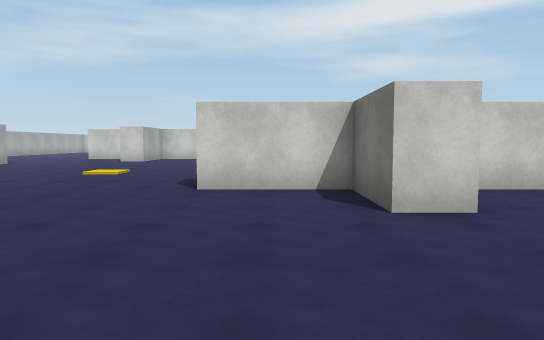
view 1 (above)

24 first-person views from a walk through a 3-D level made in the Unity game engine. The camera is 1.5 m above the floor, tilts 4° down and sees 70° across. The floor is counted in squares, 2 m on a side. Each view is taken from the middle of a square. On the plan, view 1 faces up. The plan holds only what a view shows up to about 12 squares ahead; the rest is blank. The player character is not drawn. Surface patterns are stand-ins for the level's own textures.

view 2
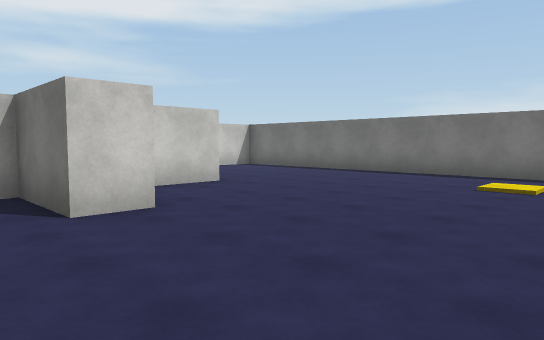

view 3
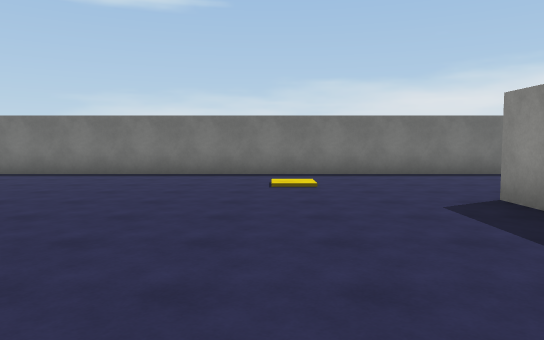

view 4
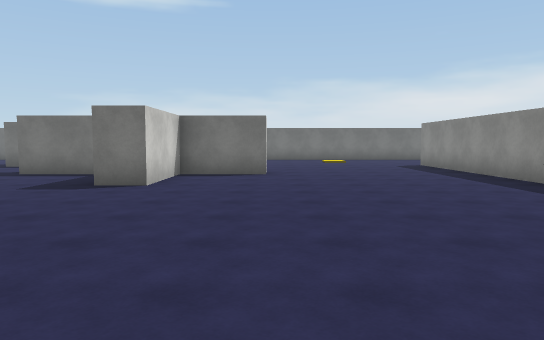

view 5
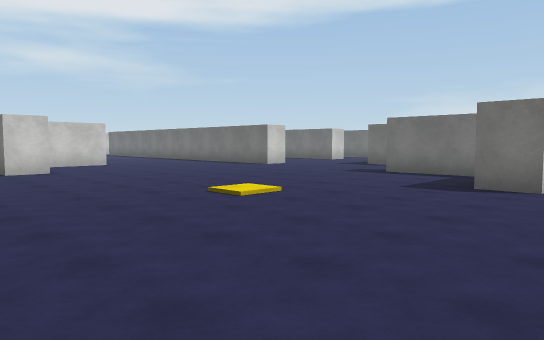

view 6
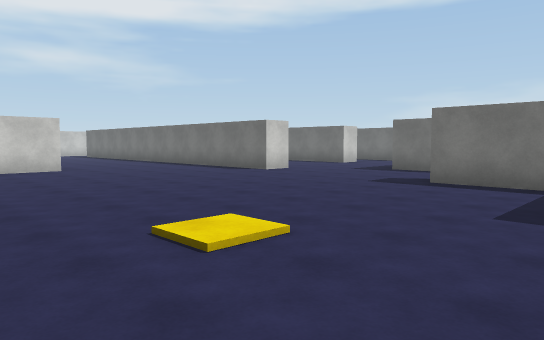

view 7
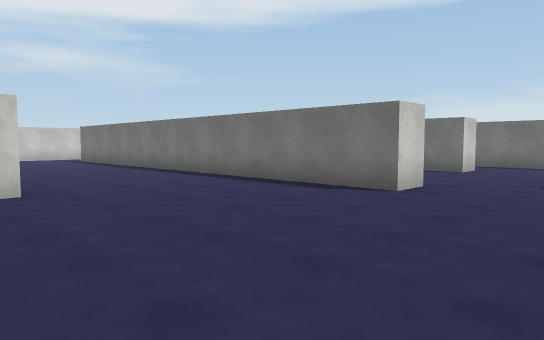

view 8
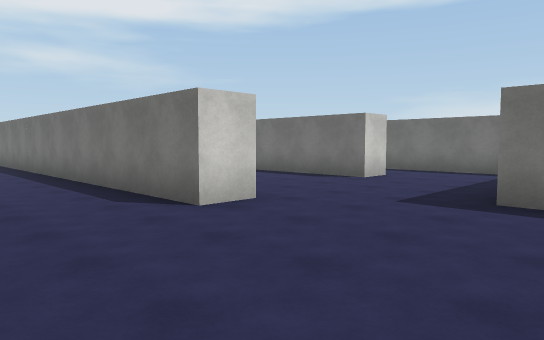

view 9
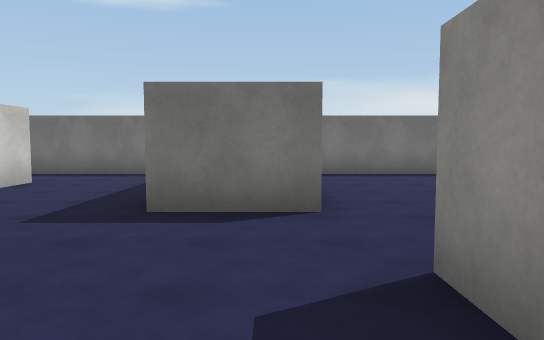

view 10
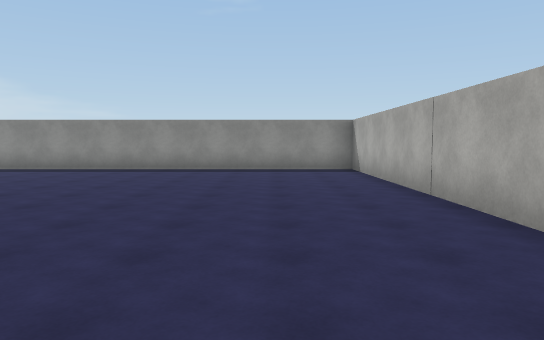

view 11
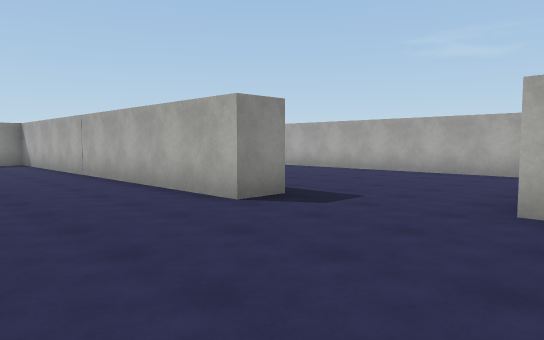

view 12
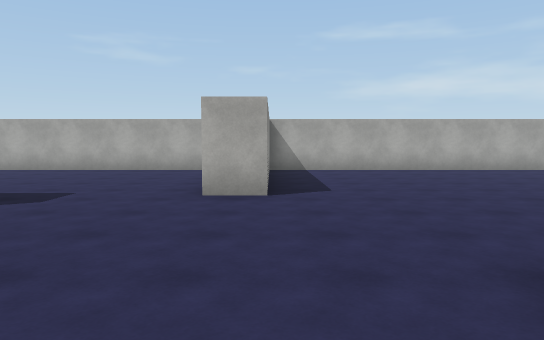

view 13
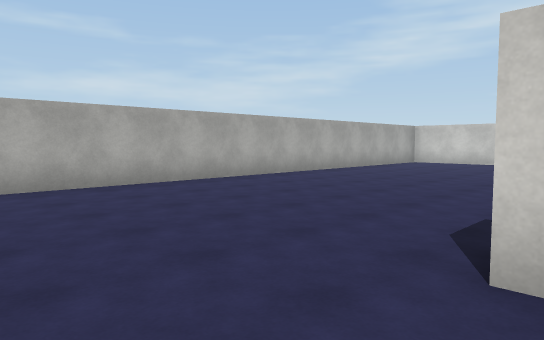

view 14
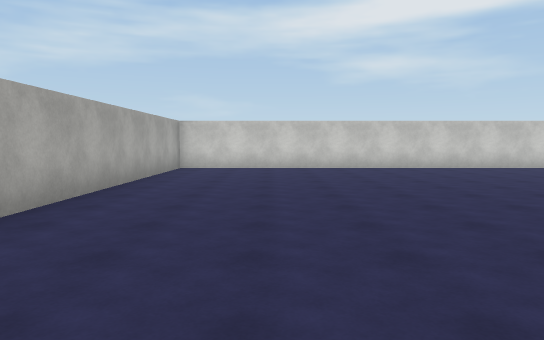

view 15
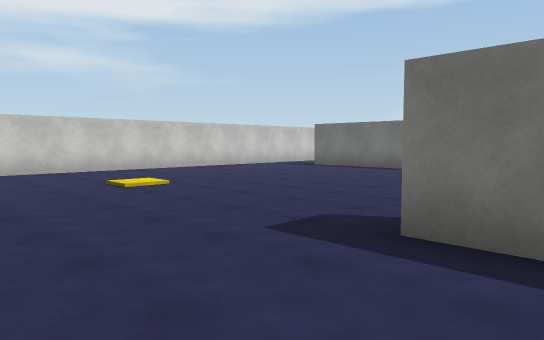

view 16
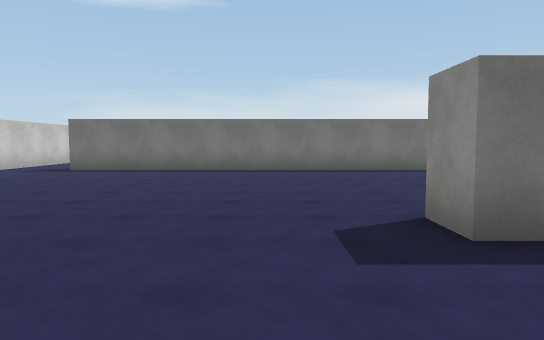

view 17
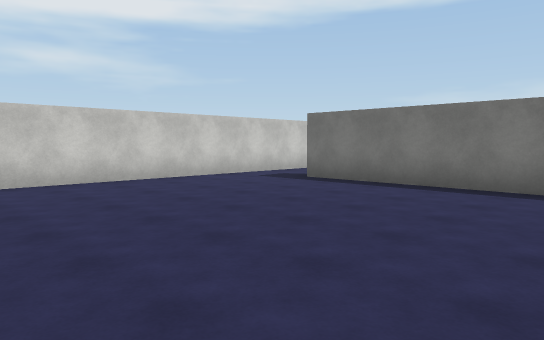

view 18
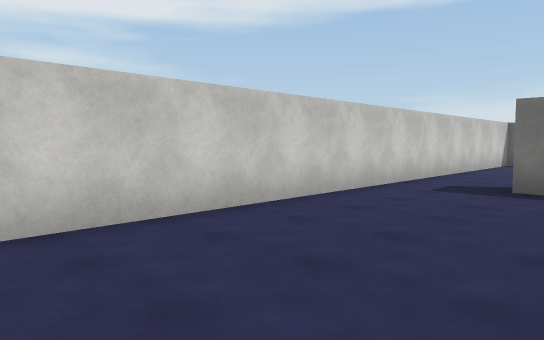

view 19
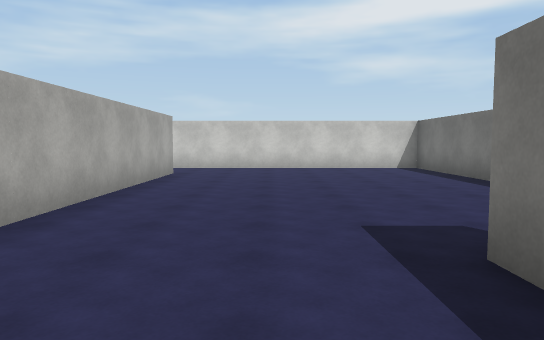

view 20
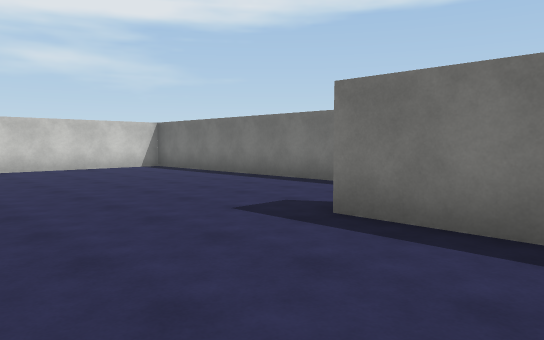

view 21
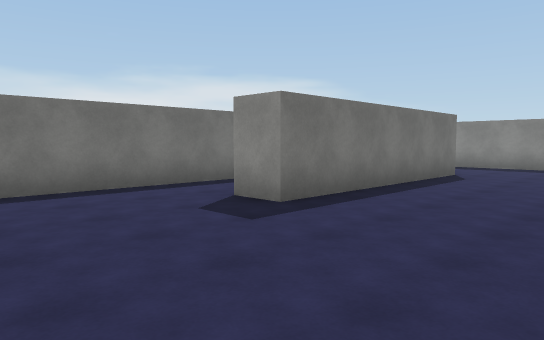

view 22
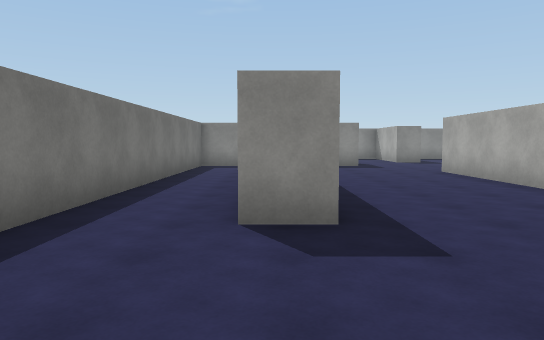

view 23
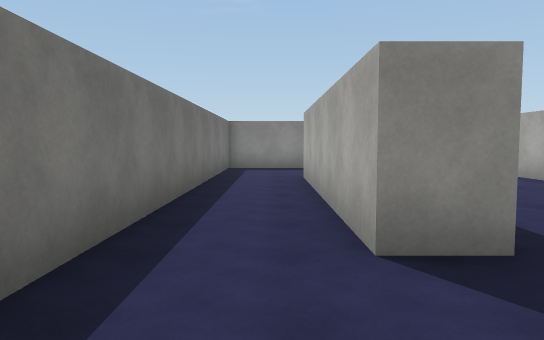

view 24
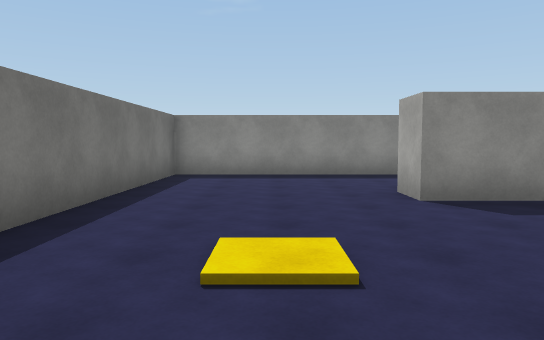

### Floor plan
Points are (right, up) in squares from view 1. A wall is a line through its corners. A room is listed if a view was taken in it or the views show most of it. See-through windows are left out.
Room 1 (views 1, 2, 3, 4, 5, 6, 7, 8, 9, 10, 11, 12, 13, 14, 15, 16, 17, 18, 19, 20, 21, 22, 23, 24)
walls: (-5.1, 15.5) (-6.1, 15.5) (-6.1, 16.1); (-2.6, 18.2) (-4.5, 18.2); (-9.5, 14) (-9.5, 13); (1.3, 7.9) (1.3, 10.1) (2.2, 10.1); (-9.2, 10.1) (-8.3, 10.1) (-8.3, -1) (5.1, -1) (5.1, -2); (4.2, 10.4) (4.2, 12.4); (2.6, 18.8) (2.6, 14.9) (1.6, 14.9) (1.6, 28.6); (-6.1, 20.5) (-6.1, 21.5) (-5.1, 21.5); (5.1, 12.4) (9.3, 12.4) (9.3, 30.5) (-14.7, 30.5) (-14.7, 13.9); (6.4, 15.5) (6.4, 21.5) (7.3, 21.5) (7.3, 15.5) (6.4, 15.5); (2.2, 4.1) (1.3, 4.1) (1.3, 6.2) (-1.2, 6.2) (-1.2, 7.1); (4.8, 6.2) (3.2, 6.2); (-14.7, 12.1) (-14.7, 6.4); (2.6, 28.5) (2.6, 22.4); (4, -5.2) (9.3, -5.2) (9.3, 9.9)

Positions as (right, up) in squares from view 1, and headings:
1: (0, 0), facing up
2: (0, 0), facing up-right
3: (0, 2), facing right
4: (-8, 4), facing right
5: (-8, 5), facing up-right
6: (-6, 7), facing up-right
7: (-4, 12), facing up-right
8: (-1, 11), facing up-right
9: (0, 11), facing right
10: (-6, 10), facing down
11: (-5, 14), facing down-left
12: (-4, 14), facing left
13: (-8, 16), facing up-left
14: (-12, 19), facing up
15: (-9, 20), facing up-right
16: (-9, 23), facing right
17: (-5, 23), facing up-right
18: (-5, 27), facing up-right
19: (5, 19), facing up
20: (3, 19), facing up-right
21: (3, 25), facing down-right
22: (7, 25), facing down
23: (8, 24), facing down
24: (7, 4), facing down
